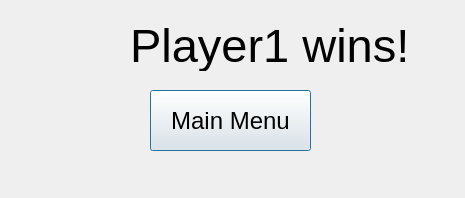
<?xml version="1.0" encoding="UTF-8"?>
<ui version="4.0">
 <class>EndOfGame</class>
 <widget class="QDialog" name="EndOfGame">
  <property name="geometry">
   <rect>
    <x>0</x>
    <y>0</y>
    <width>465</width>
    <height>198</height>
   </rect>
  </property>
  <property name="windowTitle">
   <string>Dialog</string>
  </property>
  <widget class="QLabel" name="WinMessage">
   <property name="geometry">
    <rect>
     <x>130</x>
     <y>20</y>
     <width>291</width>
     <height>51</height>
    </rect>
   </property>
   <property name="font">
    <font>
     <pointsize>35</pointsize>
    </font>
   </property>
   <property name="text">
    <string>Player1 wins!</string>
   </property>
  </widget>
  <widget class="QPushButton" name="MainMenuButton">
   <property name="geometry">
    <rect>
     <x>150</x>
     <y>90</y>
     <width>161</width>
     <height>61</height>
    </rect>
   </property>
   <property name="font">
    <font>
     <pointsize>18</pointsize>
    </font>
   </property>
   <property name="text">
    <string>Main Menu</string>
   </property>
  </widget>
 </widget>
 <resources/>
 <connections/>
</ui>
